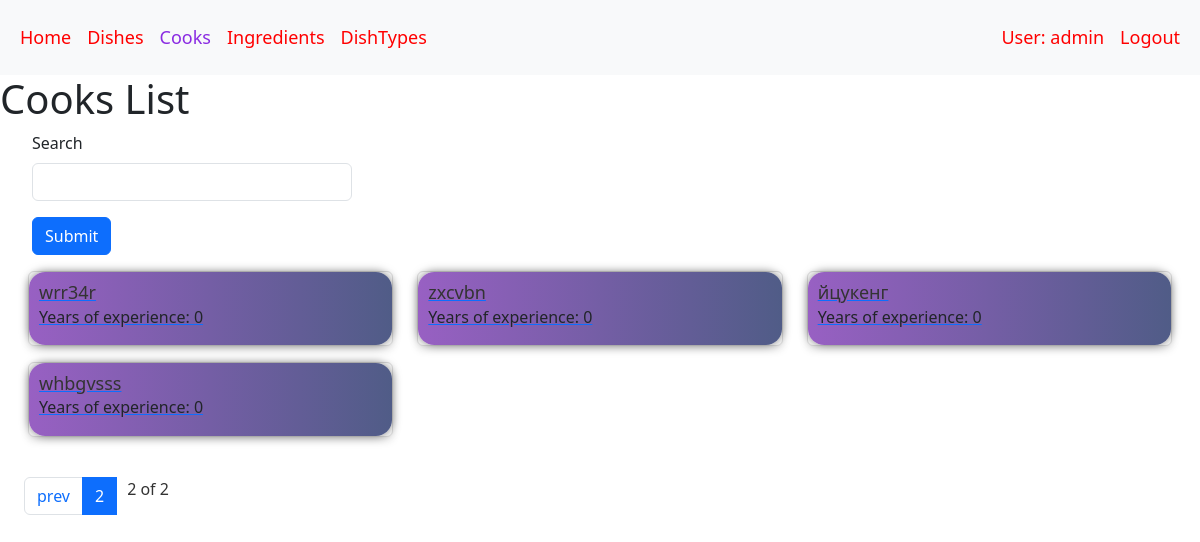
Page /cooks/?page=2 (signed in) on the earlier database version.
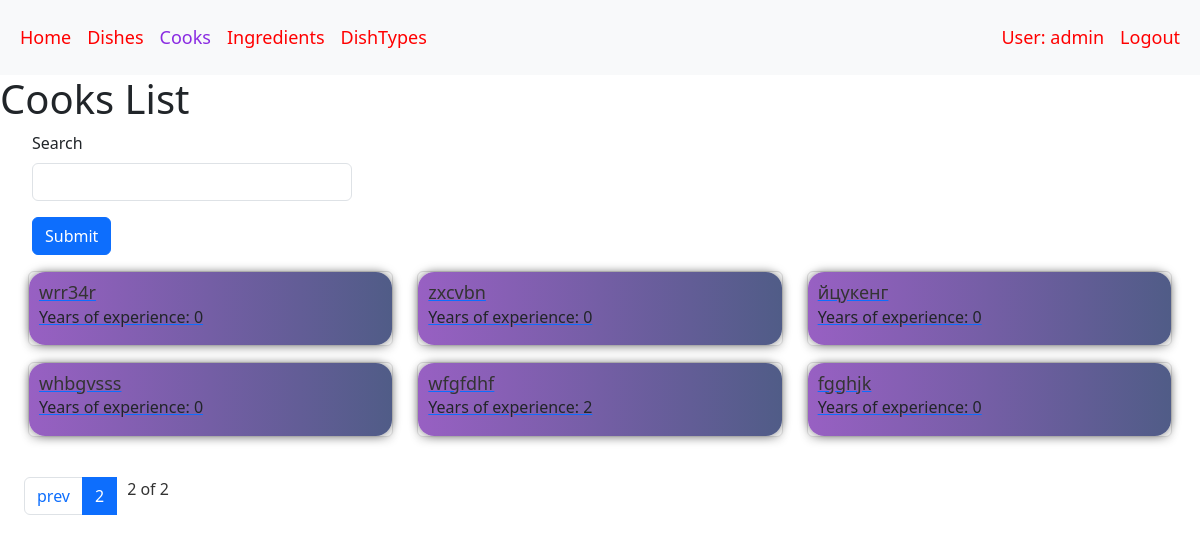
Same page on the later database version.
### restaurant/models.py (models this page shows, shortened)
class Cook(AbstractUser):
    years_of_experience = models.IntegerField(default=0)
    class Meta:
        verbose_name = "cook"
        verbose_name_plural = "cooks"
    def get_absolute_url(self):
        return reverse("restaurant:cook-detail", kwargs={"pk": self.pk})

### restaurant/views.py (the view)
class CookListView(LoginRequiredMixin, generic.ListView):
    model = Cook
    context_object_name = "cook_list"
    template_name = "restaurant/cook_list.html"
    paginate_by = 12
    def get_context_data(self, *, object_list=None, **kwargs):
        context = super(CookListView, self).get_context_data(**kwargs)
        search = self.request.GET.get("search", "")
        context["search_form"] = SearchForm(initial={"search": search})
        return context
    def get_queryset(self):
        queryset = Cook.objects.all()
        form = SearchForm(self.request.GET)
        if form.is_valid():
            return queryset.filter(
                username__icontains=form.cleaned_data["search"]
            )
        return queryset

### restaurant/forms.py
class SearchForm(forms.Form):
    search = forms.CharField(max_length=255, required=False)

### restaurant/templatetags/query_transform.py (called while the page is built)
@register.simple_tag
def query_transform(request, **kwargs):
    updated = request.GET.copy()
    for key, value in kwargs.items():
        if value is not None:
            updated[key] = value
        else:
            updated.pop(key, 0)
    return updated. urlencode()

### templates/restaurant/cook_list.html
{% extends "base.html" %}
{% load crispy_forms_filters %}
{% block content %}
  <h1>
    Cooks List
  </h1>
  <form action="" method="get" class="search-form">
    {{ search_form|crispy }}
    <input type="submit" class="btn btn-primary">
  </form>
  <div class="row">
    {% if cook_list %}
      {% for cook in cook_list %}
        <div class="col-md-4">
          <a href="{{ cook.get_absolute_url }}">
            <div class="card mb-3">
              <div class="card-body cook-card">
                <h5 class="card-title">{{ cook.username }}</h5>
                <h6 class="card-subtitle mb-2"> Years of experience: {{ cook.years_of_experience }}</h6>
              </div>
            </div>
          </a>
        </div>
      {% endfor %}
    {% else %}
      <p>There are no cooks in the service.</p>
    {% endif %}
  </div>
{% endblock %}

Differences in the rows shown:
added Cook: username "wfgfdhf", years_of_experience "2"
added Cook: username "fgghjk", years_of_experience "0"
